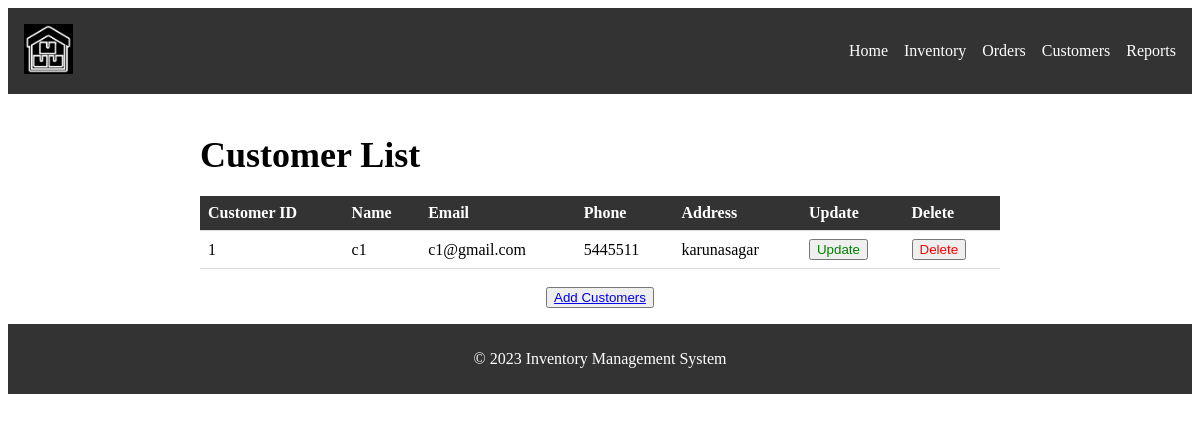
The page /customers.php on the database its author committed.
### tables this page shows
CREATE TABLE `customer_list` (
  `customer_id` int(3) NOT NULL,
  `name` varchar(20) NOT NULL,
  `email` varchar(20) NOT NULL,
  `phone` bigint(10) NOT NULL,
  `address` varchar(30) NOT NULL
);

### customers.php (the view, shortened to what this page needs)
<?php
$conn = mysqli_connect('localhost', 'root', '', 'inventory');
$sql = "select * from customer_list;";
$result = $conn->query($sql);
?>
<!DOCTYPE html>
<html>
  <head>
  </head>
  <body>
    <header>
      <div class="logo">
        <img src="logo.png" alt="Logo">
      </div>
      <nav>
        <ul>
          <li><a href="index.html">Home</a></li>
          <li><a href="inventory.php">Inventory</a></li>
          <li><a href="orders.php">Orders</a></li>
          <li><a href="customers.php">Customers</a></li>
          <li><a href="reports.html">Reports</a></li>
        </ul>
      </nav>
    </header>
    <main>
    <h1>Customer List</h1>
      <table>
        <thead>
        <tr>
          <th>Customer ID</th>
          <th>Name</th>
          <th>Email</th>
          <th>Phone</th>
          <th>Address</th>
          <th>Update</th>
          <th>Delete</th>
        </tr>
        </thead>
        <tbody>
          <?php
          while($row = $result->fetch_row()){
      ?>
      <tr>
      <td><?php echo $row[0]; ?></td>
      <td><?php echo $row[1]; ?></td>
      <td><?php echo $row[2]; ?></td>
      <td><?php echo $row[3]; ?></td>
      <td><?php echo $row[4]; ?></td>
      <td><form method="post" action="customers_del_up.php">
        <button style="color:green" type="submit" name="update_button">Update</button>
      </form></td>
      <td><form method="post" action="customers_del_up.php">
        <button style="color:red" type="submit" name="delete_button">Delete</button>
      </form></td>
  <?php
          }
          ?>
        </tbody>
      </table>
      <br>
     <center><button><a href="customers_insert.php">Add Customers</a> </button></center>
    </main>
    <footer>
      <p>&copy; 2023 Inventory Management System</p>
    </footer>
  </body>
</html>

### customers.php (style rules this page uses)
header { background-color: #333; color: #fff; display: flex; justify-content: space-between; align-items: center; padding: 1rem; }
.logo img { height: 50px; }
nav ul { list-style: none; display: flex; }
nav ul li { margin-left : 1rem; }
nav ul li a { color: #fff; text-decoration: none; }
main { max-width: 800px; margin: 0 auto; padding: 1rem; }
h1 { font-size: 36px; margin-bottom: 20px; }
table { border-collapse: collapse; width: 100%; }
th, td { text-align: left; padding: 0.5em; border-bottom: 1px solid #ddd; }
th { background-color: #333; color: #fff; }
footer { background-color: #333; color: #fff; padding: 10px; text-align: center; }

### rows shown on the page
customer_list: customer_id "1", name "c1", email "c1@gmail.com", phone "5445511", address "karunasagar"
